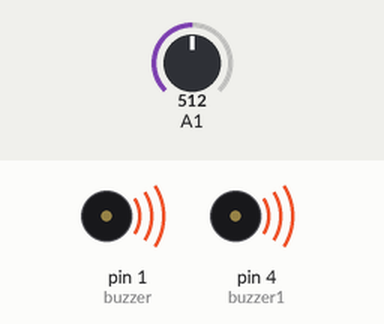
Bench run of a sketch on a simulated Arduino Uno, built with avr-gcc and run on an emulated ATmega328P. Parts: buzzer (waves = sounding, pin HIGH). The inputs (shaded band) are chosen by the test bench; at power-on: A1 = 512.

Above: at 4.4 s.
4.5 s: A1 set to 110
9.1 s: A1 set to 95
At 10.5 s:
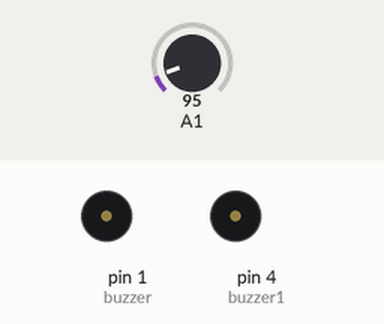
At 10.85 s:
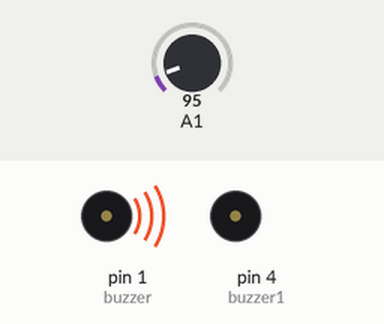
Timing chart, 0 to 21.9 s (numbered marks = the images above; inputs shaded):
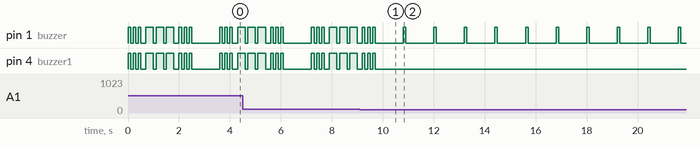

Measured:
- the behaviour switches between 101 and 100 on A1 (found by bisection; images 0 and 1)
- after the input at 9.1 s, pin 4 (buzzer1): goes on until 9.7 s, then stays LOW

The sketch:

CyberMask.ino.ino
```cpp
//setup the pins
int buzzer = 1;
int buzzer1 = 4;
int sensorValue = 0;

// the setup function runs once when you reset or power the board
void setup() {
  // initialize buzzer as an output.
  pinMode(buzzer, OUTPUT);
    pinMode(buzzer1, OUTPUT);
  pinMode(2, INPUT);

}
// the loop function runs over and over again forever
void loop() {

sensorValue = analogRead(1);
  if(sensorValue>100){


  // make 3 dots to make an S
  for (int a = 0; a < 3; a++) {
    dot1();
  //  dot();
  }
  // wait 100 miliseconds after the first S
  delay(100);
  // make 3 dashes to make an o
  for (int b = 0; b < 3; b++) {
    dash1();
  //  dash();
  }
  // wait 100 miliseconds after the o
  delay(100);
  // make 3 dots to make an S
  for (int c = 0; c < 3; c++) {
    dot1();
  //  dot();
  }
  //wait 5 seconds before playing again
  delay(1000);
}else{
  dot();
  delay(1000);
}
}
// make a dot noise
void dot()
{
  //turn on the buzzer
  digitalWrite(buzzer, HIGH);
  delay(100);
  // turn off the buzzer
  digitalWrite(buzzer, LOW);
  delay(100);
}

// make a dash noise
void dash()
{
  // turn on the buzzer
  digitalWrite(buzzer, HIGH);
  delay(300);
  // turn off the buzzer
  digitalWrite(buzzer, LOW);
  delay(100);
}
void dash1()
{
  // turn on the buzzer
  digitalWrite(buzzer1, HIGH);
   digitalWrite(buzzer, HIGH);
  delay(300);
  // turn off the buzzer
  digitalWrite(buzzer1, LOW);
   digitalWrite(buzzer, LOW);
  delay(100);
}
void dot1()
{
  //turn on the buzzer
  digitalWrite(buzzer1, HIGH);
   digitalWrite(buzzer, HIGH);
  delay(100);
  // turn off the buzzer
  digitalWrite(buzzer1, LOW);
   digitalWrite(buzzer, LOW);
  delay(100);
}
```
